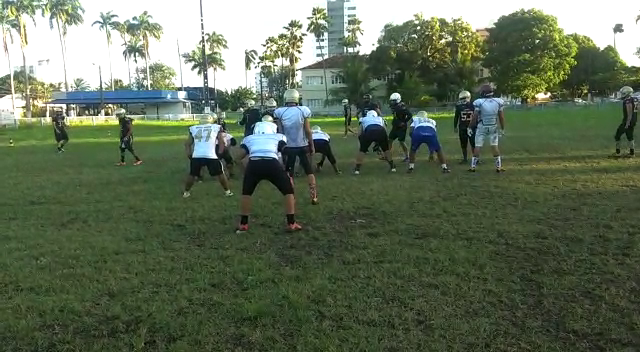
#> input picture frame 39 of teste.mp4, 640 x 352 px
$ python main.py
#> lines starting #> are read from the running program, lines starting #| are printed output that depends on the picture; after the words box and inside, x2 and y2 are one past the last pixel; in counts of white or black regions, pixels touching at a corner belong together
import cv2
import numpy as numPY

cap = cv2.VideoCapture('teste.mp4')
ret, frame1 = cap.read()
#> frame1 is the input picture: shape (352, 640, 3); mean B, G, R 85.7, 107.7, 94.9
ret, frame2 = cap.read()
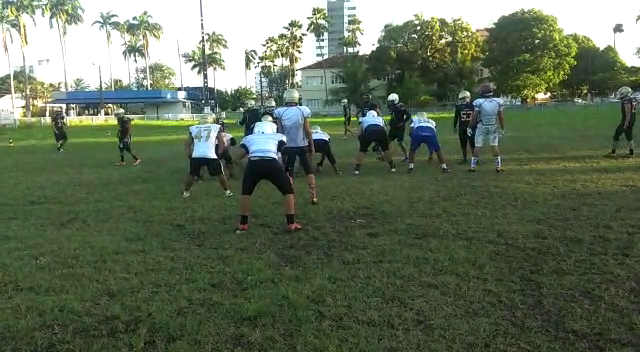
#> input picture frame 40 of teste.mp4, 640 x 352 px
#> frame2 is the input picture: shape (352, 640, 3); mean B, G, R 85.7, 107.7, 94.9

while cap.isOpened():
    diff = cv2.absdiff(frame1, frame2)
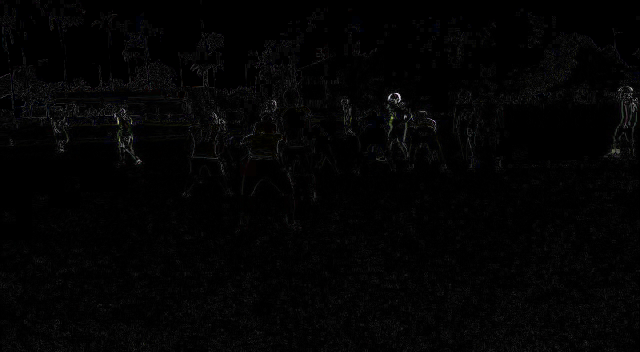
#> diff: shape (352, 640, 3); mean B, G, R 3.5, 3.4, 3.4
    gray = cv2.cvtColor(diff, cv2.COLOR_BGR2GRAY)
    blur = cv2.GaussianBlur(gray, (5, 5), 0)
    _, thresh = cv2.threshold(blur, 20, 255, cv2.THRESH_BINARY)
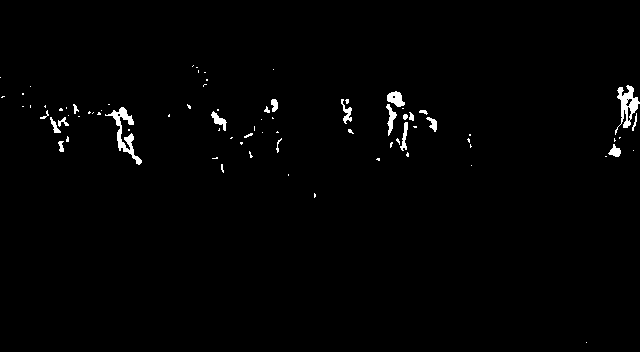
#> thresh: shape (352, 640); 1.2% white; 80 white regions (58 under 20 px), largest, box (x1, y1, x2, y2) and area: (105, 107, 142, 165) 531, (615, 85, 640, 135) 480, (387, 91, 405, 107) 184
    dilated = cv2.dilate(thresh, None, iterations=3)
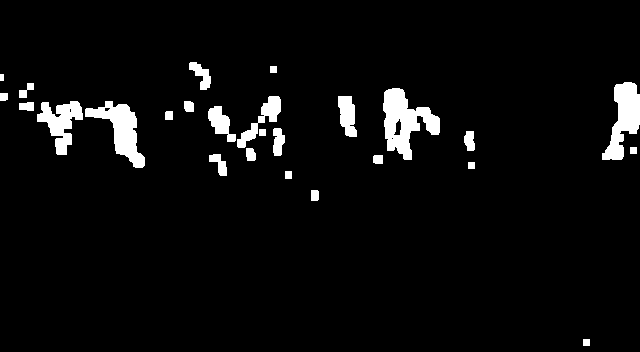
#> dilated: shape (352, 640); 4.6% white; 26 white regions
    contours, _ = cv2.findContours(dilated, cv2.RETR_TREE, cv2.CHAIN_APPROX_SIMPLE)
#> contours = 30 contours, 4 with area under 20; largest, box (x1, y1, x2, y2) and area: (383, 88, 440, 160) 2004, (85, 101, 145, 168) 1510, (602, 82, 640, 160) 1479, (37, 101, 83, 155) 1112, (237, 96, 281, 148) 601

    for contour in contours:
        (x, y, w, h) = cv2.boundingRect(contour)

        if cv2.contourArea(contour) < 700:
            continue
        cv2.rectangle(frame1, (x, y), (x + w, y + h), (0, 255, 0) , 2)
        cv2.putText(frame1, "Status: {}".format('Movement'), (10, 20), cv2.FONT_HERSHEY_SIMPLEX,
                    1, (0, 0, 255), 3)
#> this loop made 30 passes
#> (x, y, w, h) on passes 2, 5, 6, 7, 9, 11, 12, 13, 14, 15, 16, 17: (311, 190, 8, 11), (373, 155, 10, 9), (209, 154, 18, 22), (246, 148, 10, 13), (464, 131, 11, 20), (273, 128, 12, 28), (165, 111, 8, 9), (208, 106, 28, 36), (19, 102, 15, 9), (184, 101, 10, 11), (85, 101, 60, 67), (104, 107, 7, 5)
#> (contour, x, y, w, h) on passes 1, 3, 4, 8, 10, 24: ([[583, 339], [583, 345], [589, 345], [589, 339]], 583, 339, 7, 7), ([[285, 171], [285, 178], [291, 178], [291, 171]], 285, 171, 7, 8), ([[468, 162], [468, 168], [474, 168], [474, 162]], 468, 162, 7, 7), ([[630, 147], [630, 153], [636, 153], [636, 147]], 630, 147, 7, 7), ([[259, 129], [259, 135], [265, 135], [265, 129]], 259, 129, 7, 7), ([[391, 138], [392, 137], [393, 138], [392, 139]], 391, 137, 3, 3)
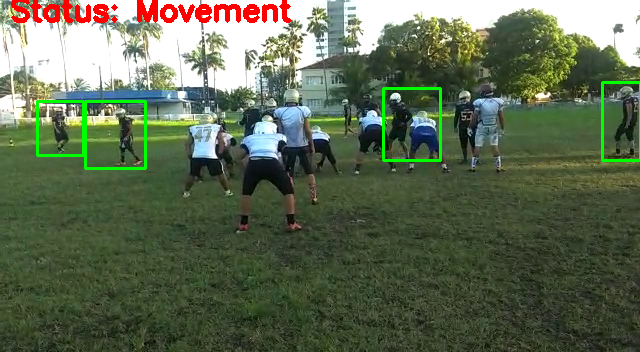
#> frame1: shape (352, 640, 3); 2.53% of pixels changed, all inside (x1, y1, x2, y2) = (11, 0, 640, 170)

    cv2.imshow("inter", frame1)
    frame1 = frame2
    ret, frame2 = cap.read()
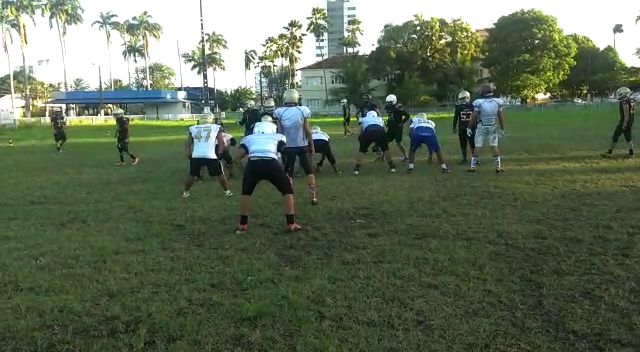
#> input picture frame 41 of teste.mp4, 640 x 352 px
#> frame2 is the input picture: shape (352, 640, 3); mean B, G, R 85.9, 107.9, 95.1

    if cv2.waitKey(40) == 27:
#> (key Esc is pressed here)
        break

cv2.destroyAllWindows()
cap.release()

$ run again, starting later in the video
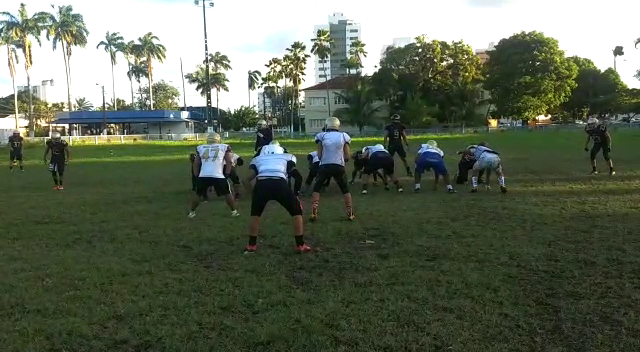
#> input picture frame 175 of teste.mp4, 640 x 352 px
#> frame1 is the input picture: shape (352, 640, 3); mean B, G, R 85.4, 103.2, 94.2
#> `_, thresh = cv2.threshold(blur, 20, 255, cv2.THRESH_BINARY)`:
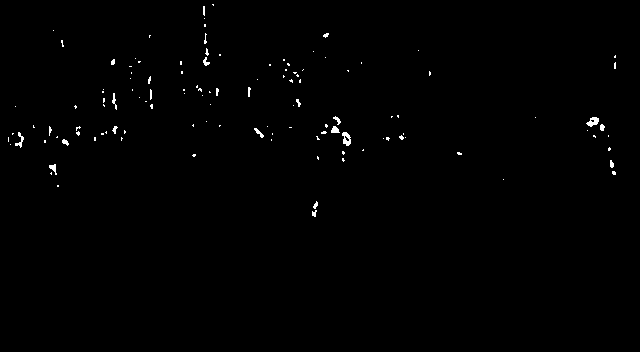
#> thresh: shape (352, 640); 0.56% white in thin lines or dots, all inside (x1, y1, x2, y2) = (8, 4, 616, 217)
#> dilated: shape (352, 640); 4.3% white; 56 white regions
#> contours = 61 contours, 4 with area under 20; largest, box (x1, y1, x2, y2) and area: (313, 113, 354, 165) 831, (200, 3, 213, 69) 524, (583, 114, 612, 141) 480, (280, 56, 307, 86) 477, (91, 123, 129, 144) 408
#> the loop `for contour in contours:` made 61 passes
#> (x, y, w, h) on passes 1, 4, 5, 6, 7, 8, 9, 10: (309, 198, 12, 22), (46, 161, 14, 17), (607, 157, 12, 21), (314, 153, 8, 10), (189, 151, 10, 9), (454, 149, 11, 9), (359, 146, 8, 8), (605, 144, 9, 10)
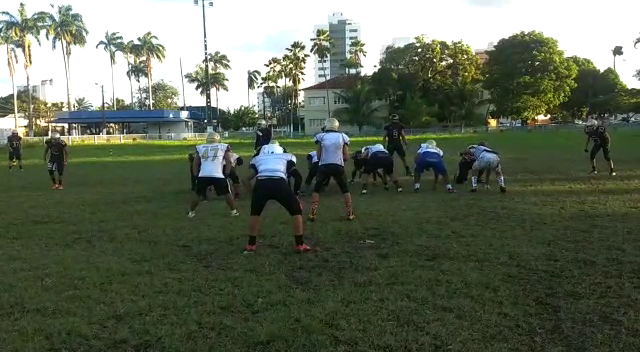
#> input picture frame 177 of teste.mp4, 640 x 352 px
#> frame2 is the input picture: shape (352, 640, 3); mean B, G, R 85.8, 103.5, 94.8

$ run again, starting later in the video
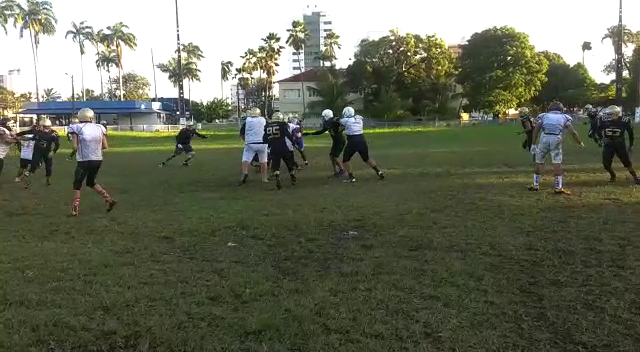
#> input picture frame 312 of teste.mp4, 640 x 352 px
#> frame1 is the input picture: shape (352, 640, 3); mean B, G, R 87.7, 105.8, 102.1
#> `_, thresh = cv2.threshold(blur, 20, 255, cv2.THRESH_BINARY)`:
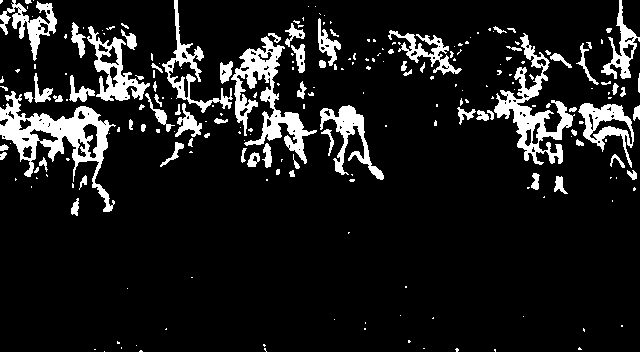
#> thresh: shape (352, 640); 11.2% white; 229 white regions (151 under 20 px), largest, box (x1, y1, x2, y2) and area: (0, 91, 116, 212) 3949, (231, 36, 317, 164) 3149, (494, 33, 575, 165) 2910
#> dilated: shape (352, 640); 27.3% white; 47 white regions
#> contours = 93 contours, 26 with area under 20; largest, box (x1, y1, x2, y2) and area: (0, 0, 387, 215) 36124, (454, 0, 640, 183) 16368, (362, 27, 482, 83) 3591, (532, 63, 610, 110) 1602, (305, 3, 347, 73) 1433
#> the loop `for contour in contours:` made 93 passes
#> (x, y, w, h) on passes 4, 6, 7, 8, 9, 10, 11, 12: (452, 345, 10, 7), (575, 344, 10, 8), (133, 342, 13, 10), (260, 341, 10, 11), (114, 338, 11, 14), (405, 337, 9, 9), (580, 325, 8, 10), (162, 325, 8, 8)
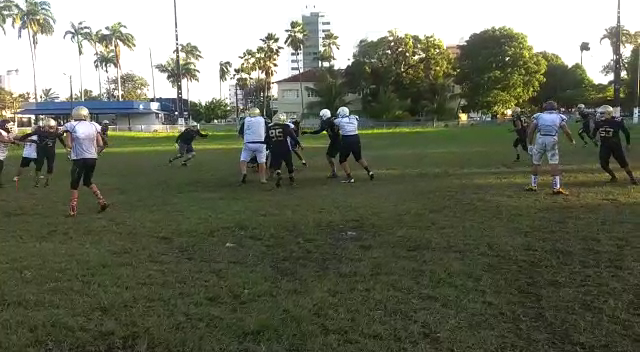
#> input picture frame 314 of teste.mp4, 640 x 352 px
#> frame2 is the input picture: shape (352, 640, 3); mean B, G, R 88.6, 106.5, 102.8
